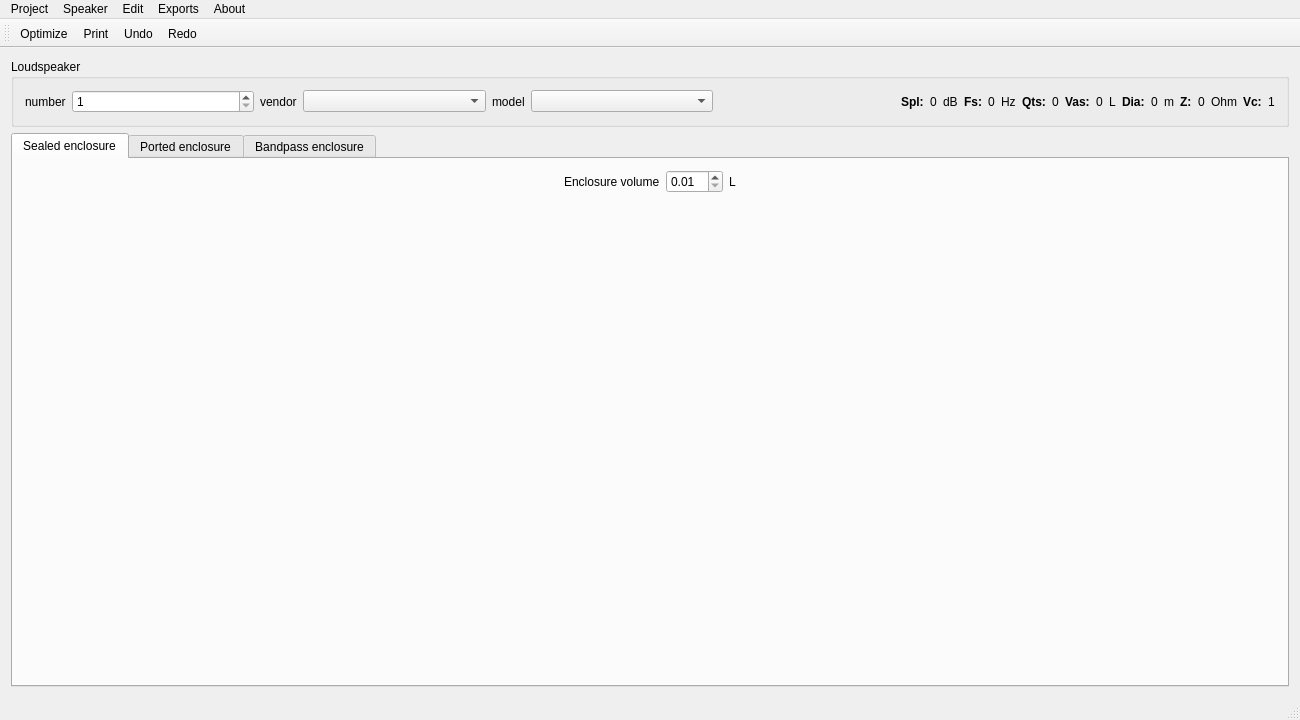
<?xml version="1.0" encoding="UTF-8"?>
<ui version="4.0">
 <class>MainWindow</class>
 <widget class="QMainWindow" name="MainWindow">
  <property name="geometry">
   <rect>
    <x>0</x>
    <y>0</y>
    <width>1300</width>
    <height>720</height>
   </rect>
  </property>
  <widget class="QWidget" name="centralWidget">
   <layout class="QVBoxLayout" name="verticalLayout">
    <item>
     <widget class="QGroupBox" name="loudspeakerGroupBox">
      <property name="sizePolicy">
       <sizepolicy hsizetype="MinimumExpanding" vsizetype="Fixed">
        <horstretch>0</horstretch>
        <verstretch>0</verstretch>
       </sizepolicy>
      </property>
      <property name="title">
       <string>Loudspeaker</string>
      </property>
      <layout class="QHBoxLayout" name="horizontalLayout">
       <item>
        <widget class="QLabel" name="numberLabel">
         <property name="text">
          <string>number</string>
         </property>
        </widget>
       </item>
       <item>
        <widget class="QSpinBox" name="numberSpinBox">
         <property name="sizePolicy">
          <sizepolicy hsizetype="MinimumExpanding" vsizetype="Fixed">
           <horstretch>0</horstretch>
           <verstretch>0</verstretch>
          </sizepolicy>
         </property>
         <property name="minimumSize">
          <size>
           <width>42</width>
           <height>0</height>
          </size>
         </property>
         <property name="minimum">
          <number>1</number>
         </property>
        </widget>
       </item>
       <item>
        <widget class="QLabel" name="vendorLabel">
         <property name="text">
          <string>vendor</string>
         </property>
        </widget>
       </item>
       <item>
        <widget class="QComboBox" name="vendorComboBox">
         <property name="sizePolicy">
          <sizepolicy hsizetype="MinimumExpanding" vsizetype="Fixed">
           <horstretch>0</horstretch>
           <verstretch>0</verstretch>
          </sizepolicy>
         </property>
        </widget>
       </item>
       <item>
        <widget class="QLabel" name="modelLabel">
         <property name="text">
          <string>model</string>
         </property>
        </widget>
       </item>
       <item>
        <widget class="QComboBox" name="modelComboBox">
         <property name="sizePolicy">
          <sizepolicy hsizetype="MinimumExpanding" vsizetype="Fixed">
           <horstretch>0</horstretch>
           <verstretch>0</verstretch>
          </sizepolicy>
         </property>
        </widget>
       </item>
       <item>
        <spacer name="horizontalSpacer">
         <property name="orientation">
          <enum>Qt::Horizontal</enum>
         </property>
         <property name="sizeHint" stdset="0">
          <size>
           <width>10</width>
           <height>20</height>
          </size>
         </property>
        </spacer>
       </item>
       <item>
        <widget class="QLabel" name="splLabel">
         <property name="font">
          <font>
           <bold>true</bold>
          </font>
         </property>
         <property name="text">
          <string>Spl:</string>
         </property>
        </widget>
       </item>
       <item>
        <widget class="QLabel" name="splValueLabel">
         <property name="text">
          <string>0</string>
         </property>
        </widget>
       </item>
       <item>
        <widget class="QLabel" name="splUnitLabel">
         <property name="text">
          <string>dB</string>
         </property>
        </widget>
       </item>
       <item>
        <widget class="QLabel" name="fsLabel">
         <property name="font">
          <font>
           <bold>true</bold>
          </font>
         </property>
         <property name="text">
          <string>Fs:</string>
         </property>
        </widget>
       </item>
       <item>
        <widget class="QLabel" name="fsValueLabel">
         <property name="text">
          <string>0</string>
         </property>
        </widget>
       </item>
       <item>
        <widget class="QLabel" name="fsUnitLabel">
         <property name="text">
          <string>Hz</string>
         </property>
        </widget>
       </item>
       <item>
        <widget class="QLabel" name="qtsLabel">
         <property name="font">
          <font>
           <bold>true</bold>
          </font>
         </property>
         <property name="text">
          <string>Qts:</string>
         </property>
        </widget>
       </item>
       <item>
        <widget class="QLabel" name="qtsValueLabel">
         <property name="text">
          <string>0</string>
         </property>
        </widget>
       </item>
       <item>
        <widget class="QLabel" name="vasLabel">
         <property name="font">
          <font>
           <bold>true</bold>
          </font>
         </property>
         <property name="text">
          <string>Vas:</string>
         </property>
        </widget>
       </item>
       <item>
        <widget class="QLabel" name="vasValueLabel">
         <property name="text">
          <string>0</string>
         </property>
        </widget>
       </item>
       <item>
        <widget class="QLabel" name="vasUnitLabel">
         <property name="text">
          <string>L</string>
         </property>
        </widget>
       </item>
       <item>
        <widget class="QLabel" name="diaLabel">
         <property name="font">
          <font>
           <bold>true</bold>
          </font>
         </property>
         <property name="text">
          <string>Dia:</string>
         </property>
        </widget>
       </item>
       <item>
        <widget class="QLabel" name="diaValueLabel">
         <property name="text">
          <string>0</string>
         </property>
        </widget>
       </item>
       <item>
        <widget class="QLabel" name="diaUnitLabel">
         <property name="text">
          <string>m</string>
         </property>
        </widget>
       </item>
       <item>
        <widget class="QLabel" name="zLabel">
         <property name="font">
          <font>
           <bold>true</bold>
          </font>
         </property>
         <property name="text">
          <string>Z:</string>
         </property>
        </widget>
       </item>
       <item>
        <widget class="QLabel" name="zValueLabel">
         <property name="text">
          <string>0</string>
         </property>
        </widget>
       </item>
       <item>
        <widget class="QLabel" name="zUnitLabel">
         <property name="text">
          <string>Ohm</string>
         </property>
        </widget>
       </item>
       <item>
        <widget class="QLabel" name="vcLabel">
         <property name="font">
          <font>
           <bold>true</bold>
          </font>
         </property>
         <property name="text">
          <string>Vc:</string>
         </property>
        </widget>
       </item>
       <item>
        <widget class="QLabel" name="vcValueLabel">
         <property name="text">
          <string>1</string>
         </property>
        </widget>
       </item>
      </layout>
     </widget>
    </item>
    <item>
     <widget class="QTabWidget" name="tabWidget">
      <property name="currentIndex">
       <number>0</number>
      </property>
      <widget class="QWidget" name="sealedTab">
       <attribute name="title">
        <string>Sealed enclosure</string>
       </attribute>
       <attribute name="toolTip">
        <string>1st order filter</string>
       </attribute>
       <attribute name="whatsThis">
        <string>Simple, safe enclosure good for several speakers.</string>
       </attribute>
       <layout class="QHBoxLayout" name="horizontalLayout_5">
        <item>
         <layout class="QVBoxLayout" name="sealedVerticalLayout0">
          <item>
           <layout class="QHBoxLayout" name="sealedHorizontalLayout1">
            <property name="sizeConstraint">
             <enum>QLayout::SetDefaultConstraint</enum>
            </property>
            <item>
             <spacer name="sealedVolumeLeftHorizontalSapcer">
              <property name="orientation">
               <enum>Qt::Horizontal</enum>
              </property>
              <property name="sizeType">
               <enum>QSizePolicy::Expanding</enum>
              </property>
              <property name="sizeHint" stdset="0">
               <size>
                <width>40</width>
                <height>20</height>
               </size>
              </property>
             </spacer>
            </item>
            <item>
             <widget class="QLabel" name="sealedVolumeLabel">
              <property name="text">
               <string>Enclosure volume</string>
              </property>
             </widget>
            </item>
            <item>
             <widget class="QDoubleSpinBox" name="sealedVolumeDoubleSpinBox">
              <property name="minimum">
               <double>0.010000000000000</double>
              </property>
             </widget>
            </item>
            <item>
             <widget class="QLabel" name="sealedVolumeUnitLabel">
              <property name="text">
               <string>L</string>
              </property>
             </widget>
            </item>
            <item>
             <spacer name="sealedVolumeRightHorizontalSpacer">
              <property name="orientation">
               <enum>Qt::Horizontal</enum>
              </property>
              <property name="sizeType">
               <enum>QSizePolicy::Expanding</enum>
              </property>
              <property name="sizeHint" stdset="0">
               <size>
                <width>40</width>
                <height>20</height>
               </size>
              </property>
             </spacer>
            </item>
           </layout>
          </item>
          <item>
           <widget class="QWidget" name="sealedVolumePlotWidget" native="true">
            <property name="sizePolicy">
             <sizepolicy hsizetype="Expanding" vsizetype="Expanding">
              <horstretch>0</horstretch>
              <verstretch>0</verstretch>
             </sizepolicy>
            </property>
           </widget>
          </item>
         </layout>
        </item>
       </layout>
      </widget>
      <widget class="QWidget" name="portedTab">
       <attribute name="title">
        <string>Ported enclosure</string>
       </attribute>
       <attribute name="toolTip">
        <string>2nd order filter</string>
       </attribute>
       <attribute name="whatsThis">
        <string>Popular enclosure type to enhance bass for most speakers.</string>
       </attribute>
       <layout class="QHBoxLayout" name="horizontalLayout_2">
        <item>
         <layout class="QVBoxLayout" name="portedVerticalLayout0">
          <item>
           <layout class="QHBoxLayout" name="portedHorizontalLayout1">
            <property name="sizeConstraint">
             <enum>QLayout::SetDefaultConstraint</enum>
            </property>
            <item>
             <spacer name="portedLeftHorizontalSpacer">
              <property name="orientation">
               <enum>Qt::Horizontal</enum>
              </property>
              <property name="sizeHint" stdset="0">
               <size>
                <width>40</width>
                <height>20</height>
               </size>
              </property>
             </spacer>
            </item>
            <item>
             <widget class="QLabel" name="portedVolumeLabel">
              <property name="text">
               <string>Enclosure volume (Vb)</string>
              </property>
             </widget>
            </item>
            <item>
             <widget class="QDoubleSpinBox" name="portedVolumeDoubleSpinBox">
              <property name="minimum">
               <double>0.010000000000000</double>
              </property>
             </widget>
            </item>
            <item>
             <widget class="QLabel" name="portedVolumeUnitLabel">
              <property name="text">
               <string>L</string>
              </property>
             </widget>
            </item>
            <item>
             <spacer name="portedMiddleHorizontalSpacer">
              <property name="orientation">
               <enum>Qt::Horizontal</enum>
              </property>
              <property name="sizeHint" stdset="0">
               <size>
                <width>40</width>
                <height>20</height>
               </size>
              </property>
             </spacer>
            </item>
            <item>
             <widget class="QLabel" name="portedResonnanceLabel">
              <property name="text">
               <string>Enclosure filter resonance (Fb)</string>
              </property>
             </widget>
            </item>
            <item>
             <widget class="QDoubleSpinBox" name="portedResonancedoubleSpinBox">
              <property name="minimum">
               <double>1.000000000000000</double>
              </property>
              <property name="maximum">
               <double>999.990000000000009</double>
              </property>
             </widget>
            </item>
            <item>
             <widget class="QLabel" name="portedResonanceUnitLabel">
              <property name="text">
               <string>Hz</string>
              </property>
             </widget>
            </item>
            <item>
             <spacer name="portedRightHorizontalSpacer">
              <property name="orientation">
               <enum>Qt::Horizontal</enum>
              </property>
              <property name="sizeHint" stdset="0">
               <size>
                <width>40</width>
                <height>20</height>
               </size>
              </property>
             </spacer>
            </item>
           </layout>
          </item>
          <item>
           <widget class="QWidget" name="portedPlotWidget" native="true">
            <property name="sizePolicy">
             <sizepolicy hsizetype="Expanding" vsizetype="Expanding">
              <horstretch>0</horstretch>
              <verstretch>0</verstretch>
             </sizepolicy>
            </property>
           </widget>
          </item>
          <item>
           <layout class="QHBoxLayout" name="portedHorizontalLayout2">
            <item>
             <widget class="QLabel" name="portedPortsNumberLabel">
              <property name="text">
               <string>Number of ports</string>
              </property>
             </widget>
            </item>
            <item>
             <widget class="QSpinBox" name="portedPortsNumberSpinBox">
              <property name="minimum">
               <number>1</number>
              </property>
              <property name="maximum">
               <number>10</number>
              </property>
             </widget>
            </item>
            <item>
             <widget class="QLabel" name="portedPortDiameterLabel">
              <property name="text">
               <string>Port diameter</string>
              </property>
             </widget>
            </item>
            <item>
             <widget class="QDoubleSpinBox" name="portedPortDiameterDoubleSpinBox">
              <property name="decimals">
               <number>1</number>
              </property>
              <property name="minimum">
               <double>0.500000000000000</double>
              </property>
             </widget>
            </item>
            <item>
             <widget class="QLabel" name="portedPortDiameterUnitLabel">
              <property name="text">
               <string>cm</string>
              </property>
             </widget>
            </item>
            <item>
             <spacer name="portedPortHorizontalSpacer1">
              <property name="orientation">
               <enum>Qt::Horizontal</enum>
              </property>
              <property name="sizeHint" stdset="0">
               <size>
                <width>40</width>
                <height>20</height>
               </size>
              </property>
             </spacer>
            </item>
            <item>
             <widget class="QPushButton" name="portedPortSlotWidthButton">
              <property name="text">
               <string>Slot port</string>
              </property>
              <property name="checkable">
               <bool>true</bool>
              </property>
             </widget>
            </item>
            <item>
             <widget class="QDoubleSpinBox" name="portedPortSlotWidthDoubleSpinBox">
              <property name="enabled">
               <bool>false</bool>
              </property>
              <property name="decimals">
               <number>1</number>
              </property>
             </widget>
            </item>
            <item>
             <widget class="QLabel" name="portedPortSlotMultLabel">
              <property name="text">
               <string>x</string>
              </property>
             </widget>
            </item>
            <item>
             <widget class="QLineEdit" name="portedPortSlotHeightLineEdit">
              <property name="enabled">
               <bool>false</bool>
              </property>
              <property name="sizePolicy">
               <sizepolicy hsizetype="MinimumExpanding" vsizetype="Fixed">
                <horstretch>0</horstretch>
                <verstretch>0</verstretch>
               </sizepolicy>
              </property>
              <property name="readOnly">
               <bool>true</bool>
              </property>
             </widget>
            </item>
            <item>
             <widget class="QLabel" name="label">
              <property name="text">
               <string>cm</string>
              </property>
             </widget>
            </item>
            <item>
             <spacer name="portedPortHorizontalSpacer2">
              <property name="orientation">
               <enum>Qt::Horizontal</enum>
              </property>
              <property name="sizeHint" stdset="0">
               <size>
                <width>40</width>
                <height>20</height>
               </size>
              </property>
             </spacer>
            </item>
            <item>
             <widget class="QLabel" name="portedPortLengthLabel">
              <property name="text">
               <string>Port length</string>
              </property>
             </widget>
            </item>
            <item>
             <widget class="QLineEdit" name="portedPortLengthLineEdit">
              <property name="sizePolicy">
               <sizepolicy hsizetype="MinimumExpanding" vsizetype="Fixed">
                <horstretch>0</horstretch>
                <verstretch>0</verstretch>
               </sizepolicy>
              </property>
              <property name="readOnly">
               <bool>true</bool>
              </property>
             </widget>
            </item>
            <item>
             <widget class="QLabel" name="portedPortLengthUnitLabel">
              <property name="text">
               <string>cm</string>
              </property>
             </widget>
            </item>
           </layout>
          </item>
         </layout>
        </item>
       </layout>
      </widget>
      <widget class="QWidget" name="bandpassTab">
       <attribute name="title">
        <string>Bandpass enclosure</string>
       </attribute>
       <attribute name="toolTip">
        <string>4th order filter</string>
       </attribute>
       <attribute name="whatsThis">
        <string>Enclosure for subwoofer, mostly used in 2:1, 5:1 and 7:1 systems.</string>
       </attribute>
       <layout class="QHBoxLayout" name="horizontalLayout_3">
        <item>
         <layout class="QVBoxLayout" name="bandPassVerticalLayout">
          <item>
           <layout class="QHBoxLayout" name="bandPassHorizontalLayout1">
            <property name="sizeConstraint">
             <enum>QLayout::SetDefaultConstraint</enum>
            </property>
            <item>
             <spacer name="bandPassSealedVolumeLeftHorizontalSapcer">
              <property name="orientation">
               <enum>Qt::Horizontal</enum>
              </property>
              <property name="sizeHint" stdset="0">
               <size>
                <width>40</width>
                <height>20</height>
               </size>
              </property>
             </spacer>
            </item>
            <item>
             <widget class="QLabel" name="bandPassSealedVolumeLabel">
              <property name="text">
               <string>Sealed enclosure volume</string>
              </property>
             </widget>
            </item>
            <item>
             <widget class="QDoubleSpinBox" name="bandPassSealedVolumeDoubleSpinBox">
              <property name="minimum">
               <double>0.010000000000000</double>
              </property>
             </widget>
            </item>
            <item>
             <widget class="QLabel" name="bandPassSealedVolumeUnitLabel">
              <property name="text">
               <string>L</string>
              </property>
             </widget>
            </item>
            <item>
             <spacer name="bandPassSealedVolumeRightHorizontalSpacer">
              <property name="orientation">
               <enum>Qt::Horizontal</enum>
              </property>
              <property name="sizeHint" stdset="0">
               <size>
                <width>40</width>
                <height>20</height>
               </size>
              </property>
             </spacer>
            </item>
           </layout>
          </item>
          <item>
           <layout class="QHBoxLayout" name="bandPassHorizontalLayout2">
            <property name="sizeConstraint">
             <enum>QLayout::SetDefaultConstraint</enum>
            </property>
            <item>
             <spacer name="bandPassPortedLeftHorizontalSpacer">
              <property name="orientation">
               <enum>Qt::Horizontal</enum>
              </property>
              <property name="sizeHint" stdset="0">
               <size>
                <width>40</width>
                <height>20</height>
               </size>
              </property>
             </spacer>
            </item>
            <item>
             <widget class="QLabel" name="bandPassPortedVolumeLabel">
              <property name="text">
               <string>Ported enclosure volume</string>
              </property>
             </widget>
            </item>
            <item>
             <widget class="QDoubleSpinBox" name="bandPassPortedVolumeDoubleSpinBox">
              <property name="minimum">
               <double>0.010000000000000</double>
              </property>
             </widget>
            </item>
            <item>
             <widget class="QLabel" name="bandPassPortedVolumeUnitLabel">
              <property name="text">
               <string>L</string>
              </property>
             </widget>
            </item>
            <item>
             <spacer name="bandPassPortedHorizontalSpacerMiddle">
              <property name="orientation">
               <enum>Qt::Horizontal</enum>
              </property>
              <property name="sizeHint" stdset="0">
               <size>
                <width>40</width>
                <height>20</height>
               </size>
              </property>
             </spacer>
            </item>
            <item>
             <widget class="QLabel" name="bandPassPortedResonnanceLabel">
              <property name="text">
               <string>Ported enclosure filter resonance</string>
              </property>
             </widget>
            </item>
            <item>
             <widget class="QDoubleSpinBox" name="bandPassPortedResonanceDoubleSpinBox">
              <property name="minimum">
               <double>1.000000000000000</double>
              </property>
              <property name="maximum">
               <double>999.990000000000009</double>
              </property>
             </widget>
            </item>
            <item>
             <widget class="QLabel" name="bandPassPortedResonanceUnitLabel">
              <property name="text">
               <string>Hz</string>
              </property>
             </widget>
            </item>
            <item>
             <spacer name="bandPassPortedRightHorizontalSpacer">
              <property name="orientation">
               <enum>Qt::Horizontal</enum>
              </property>
              <property name="sizeHint" stdset="0">
               <size>
                <width>40</width>
                <height>20</height>
               </size>
              </property>
             </spacer>
            </item>
           </layout>
          </item>
          <item>
           <widget class="QWidget" name="bandpassPlotWidget" native="true">
            <property name="sizePolicy">
             <sizepolicy hsizetype="Expanding" vsizetype="Expanding">
              <horstretch>0</horstretch>
              <verstretch>0</verstretch>
             </sizepolicy>
            </property>
           </widget>
          </item>
          <item>
           <layout class="QHBoxLayout" name="bandPassPortHorizontalLayout">
            <item>
             <widget class="QLabel" name="bandPassPortsNumberLabel">
              <property name="text">
               <string>Number of ports</string>
              </property>
             </widget>
            </item>
            <item>
             <widget class="QSpinBox" name="bandPassPortsNumberSpinBox">
              <property name="minimum">
               <number>1</number>
              </property>
              <property name="maximum">
               <number>10</number>
              </property>
             </widget>
            </item>
            <item>
             <widget class="QLabel" name="bandPassPortDiameterLabel">
              <property name="text">
               <string>Port diameter</string>
              </property>
             </widget>
            </item>
            <item>
             <widget class="QDoubleSpinBox" name="bandPassPortDiameterDoubleSpinBox">
              <property name="decimals">
               <number>1</number>
              </property>
              <property name="minimum">
               <double>0.500000000000000</double>
              </property>
             </widget>
            </item>
            <item>
             <widget class="QLabel" name="bandPassPortDiameterUnitLabel">
              <property name="text">
               <string>cm</string>
              </property>
             </widget>
            </item>
            <item>
             <spacer name="bandPassPortHorizontalSpacer1">
              <property name="orientation">
               <enum>Qt::Horizontal</enum>
              </property>
              <property name="sizeHint" stdset="0">
               <size>
                <width>40</width>
                <height>20</height>
               </size>
              </property>
             </spacer>
            </item>
            <item>
             <widget class="QPushButton" name="bandpassPortSlotWidthButton">
              <property name="text">
               <string>Slot port</string>
              </property>
              <property name="checkable">
               <bool>true</bool>
              </property>
             </widget>
            </item>
            <item>
             <widget class="QDoubleSpinBox" name="bandpassPortSlotWidthDoubleSpinBox"/>
            </item>
            <item>
             <widget class="QLabel" name="bandpassPortSlotMultLabel">
              <property name="text">
               <string>x</string>
              </property>
             </widget>
            </item>
            <item>
             <widget class="QLineEdit" name="bandpassPortSlotHeightLineEdit"/>
            </item>
            <item>
             <widget class="QLabel" name="label_3">
              <property name="text">
               <string>cm</string>
              </property>
             </widget>
            </item>
            <item>
             <spacer name="bandpassPortHorizontalSpacer2">
              <property name="orientation">
               <enum>Qt::Horizontal</enum>
              </property>
              <property name="sizeHint" stdset="0">
               <size>
                <width>40</width>
                <height>20</height>
               </size>
              </property>
             </spacer>
            </item>
            <item>
             <widget class="QLabel" name="bandPassPortLengthLabel">
              <property name="text">
               <string>Port length</string>
              </property>
             </widget>
            </item>
            <item>
             <widget class="QLineEdit" name="bandPassPortLengthLineEdit">
              <property name="sizePolicy">
               <sizepolicy hsizetype="MinimumExpanding" vsizetype="Fixed">
                <horstretch>0</horstretch>
                <verstretch>0</verstretch>
               </sizepolicy>
              </property>
              <property name="readOnly">
               <bool>true</bool>
              </property>
             </widget>
            </item>
            <item>
             <widget class="QLabel" name="bandPassPortUnitLabel">
              <property name="text">
               <string>cm</string>
              </property>
             </widget>
            </item>
           </layout>
          </item>
         </layout>
        </item>
       </layout>
      </widget>
     </widget>
    </item>
   </layout>
  </widget>
  <widget class="QMenuBar" name="menuBar">
   <property name="geometry">
    <rect>
     <x>0</x>
     <y>0</y>
     <width>1300</width>
     <height>27</height>
    </rect>
   </property>
   <widget class="QMenu" name="menuProject">
    <property name="title">
     <string>Project</string>
    </property>
    <addaction name="actionProjectSave"/>
    <addaction name="separator"/>
    <addaction name="actionProjectImport"/>
    <addaction name="actionProjectExport"/>
    <addaction name="actionProjectPrint"/>
    <addaction name="separator"/>
    <addaction name="actionProjectQuit"/>
   </widget>
   <widget class="QMenu" name="menuEdit">
    <property name="title">
     <string>Edit</string>
    </property>
    <widget class="QMenu" name="menuPorted_alignments">
     <property name="title">
      <string>Ported alignments</string>
     </property>
     <addaction name="actionBessel"/>
     <addaction name="actionBullock"/>
     <addaction name="actionKeele_Hoge"/>
     <addaction name="actionLegendre"/>
     <addaction name="actionModerate_Inf"/>
    </widget>
    <addaction name="actionEditOptimize"/>
    <addaction name="menuPorted_alignments"/>
    <addaction name="actionBandpass_alignment"/>
    <addaction name="separator"/>
    <addaction name="actionUndo"/>
    <addaction name="actionRedo"/>
   </widget>
   <widget class="QMenu" name="menuAbout">
    <property name="title">
     <string>About</string>
    </property>
    <addaction name="actionAbout"/>
   </widget>
   <widget class="QMenu" name="menuSpeaker">
    <property name="title">
     <string>Speaker</string>
    </property>
    <addaction name="actionSpeakerNew"/>
    <addaction name="actionSpeakerModify"/>
    <addaction name="actionSpeakerSearch"/>
    <addaction name="actionSpeakerRemove"/>
   </widget>
   <widget class="QMenu" name="menuExports">
    <property name="title">
     <string>Exports</string>
    </property>
    <addaction name="actionCurve_Plot"/>
    <addaction name="action3D_OpenScad"/>
    <addaction name="action2D_OpenScad"/>
   </widget>
   <addaction name="menuProject"/>
   <addaction name="menuSpeaker"/>
   <addaction name="menuEdit"/>
   <addaction name="menuExports"/>
   <addaction name="menuAbout"/>
  </widget>
  <widget class="QToolBar" name="mainToolBar">
   <property name="sizePolicy">
    <sizepolicy hsizetype="Preferred" vsizetype="Maximum">
     <horstretch>0</horstretch>
     <verstretch>0</verstretch>
    </sizepolicy>
   </property>
   <attribute name="toolBarArea">
    <enum>TopToolBarArea</enum>
   </attribute>
   <attribute name="toolBarBreak">
    <bool>false</bool>
   </attribute>
   <addaction name="actionEditOptimize"/>
   <addaction name="actionProjectPrint"/>
   <addaction name="actionUndo"/>
   <addaction name="actionRedo"/>
  </widget>
  <widget class="QStatusBar" name="statusBar"/>
  <action name="actionProjectImport">
   <property name="text">
    <string>Open...</string>
   </property>
   <property name="toolTip">
    <string>Open a speaker project</string>
   </property>
   <property name="shortcut">
    <string>Ctrl+I</string>
   </property>
  </action>
  <action name="actionProjectSave">
   <property name="text">
    <string>Save</string>
   </property>
   <property name="toolTip">
    <string>Save the current project</string>
   </property>
   <property name="shortcut">
    <string>Ctrl+S</string>
   </property>
  </action>
  <action name="actionProjectExport">
   <property name="text">
    <string>Save copy...</string>
   </property>
   <property name="toolTip">
    <string>Save the current project in a copy</string>
   </property>
   <property name="shortcut">
    <string>Ctrl+E</string>
   </property>
  </action>
  <action name="actionProjectPrint">
   <property name="text">
    <string>Print</string>
   </property>
   <property name="toolTip">
    <string>Print the current project</string>
   </property>
   <property name="shortcut">
    <string>Ctrl+P</string>
   </property>
  </action>
  <action name="actionProjectQuit">
   <property name="text">
    <string>Quit</string>
   </property>
   <property name="toolTip">
    <string>Quit the application</string>
   </property>
   <property name="shortcut">
    <string>Ctrl+Q</string>
   </property>
  </action>
  <action name="actionAbout">
   <property name="text">
    <string>About QSpeakers</string>
   </property>
   <property name="shortcut">
    <string>Ctrl+A</string>
   </property>
  </action>
  <action name="actionSpeakerNew">
   <property name="text">
    <string>New</string>
   </property>
   <property name="toolTip">
    <string>New speaker parameters</string>
   </property>
   <property name="shortcut">
    <string>Ctrl+N</string>
   </property>
  </action>
  <action name="actionSpeakerSearch">
   <property name="text">
    <string>Search</string>
   </property>
   <property name="toolTip">
    <string>Search a speaker</string>
   </property>
  </action>
  <action name="actionEditOptimize">
   <property name="text">
    <string>Optimize</string>
   </property>
   <property name="toolTip">
    <string>Optimize frequency response</string>
   </property>
   <property name="shortcut">
    <string>Ctrl+O</string>
   </property>
  </action>
  <action name="actionSpeakerModify">
   <property name="text">
    <string>Modify</string>
   </property>
   <property name="toolTip">
    <string>Modify the current speaker</string>
   </property>
   <property name="shortcut">
    <string>Ctrl+M</string>
   </property>
  </action>
  <action name="actionSpeakerRemove">
   <property name="text">
    <string>Remove</string>
   </property>
   <property name="toolTip">
    <string>Remove the current speaker</string>
   </property>
  </action>
  <action name="actionBessel">
   <property name="text">
    <string>Bessel</string>
   </property>
   <property name="toolTip">
    <string>Linear phase and fast transient response alignment</string>
   </property>
  </action>
  <action name="actionLegendre">
   <property name="text">
    <string>Legendre</string>
   </property>
   <property name="toolTip">
    <string>Extended bass response with minimum ripple</string>
   </property>
  </action>
  <action name="actionKeele_Hoge">
   <property name="text">
    <string>Hoge BB4</string>
   </property>
   <property name="toolTip">
    <string>Boom box butterworth 4th order alignment</string>
   </property>
  </action>
  <action name="actionBullock">
   <property name="text">
    <string>Bullock SBB4</string>
   </property>
   <property name="toolTip">
    <string>Super boom box butterworth 4th order alignment</string>
   </property>
  </action>
  <action name="actionModerate_Inf">
   <property name="text">
    <string>Zbinden M4</string>
   </property>
   <property name="toolTip">
    <string>Moderate alignment (infinite baffle)</string>
   </property>
  </action>
  <action name="actionBandpass_alignment">
   <property name="text">
    <string>Bandpass alignment</string>
   </property>
  </action>
  <action name="actionUndo">
   <property name="icon">
    <iconset theme="edit-undo">
     <normaloff>.</normaloff>.</iconset>
   </property>
   <property name="text">
    <string>Undo</string>
   </property>
   <property name="toolTip">
    <string>Undo action</string>
   </property>
   <property name="shortcut">
    <string>Ctrl+U</string>
   </property>
  </action>
  <action name="actionRedo">
   <property name="icon">
    <iconset theme="edit-redo">
     <normaloff>.</normaloff>.</iconset>
   </property>
   <property name="text">
    <string>Redo</string>
   </property>
   <property name="toolTip">
    <string>Redo action</string>
   </property>
   <property name="shortcut">
    <string>Ctrl+R</string>
   </property>
  </action>
  <action name="action3D_OpenScad">
   <property name="text">
    <string>3D OpenScad</string>
   </property>
  </action>
  <action name="action2D_OpenScad">
   <property name="text">
    <string>2D OpenScad</string>
   </property>
  </action>
  <action name="actionCurve_Plot">
   <property name="text">
    <string>Curve Plot</string>
   </property>
  </action>
 </widget>
 <layoutdefault spacing="6" margin="11"/>
 <resources/>
 <connections/>
</ui>
